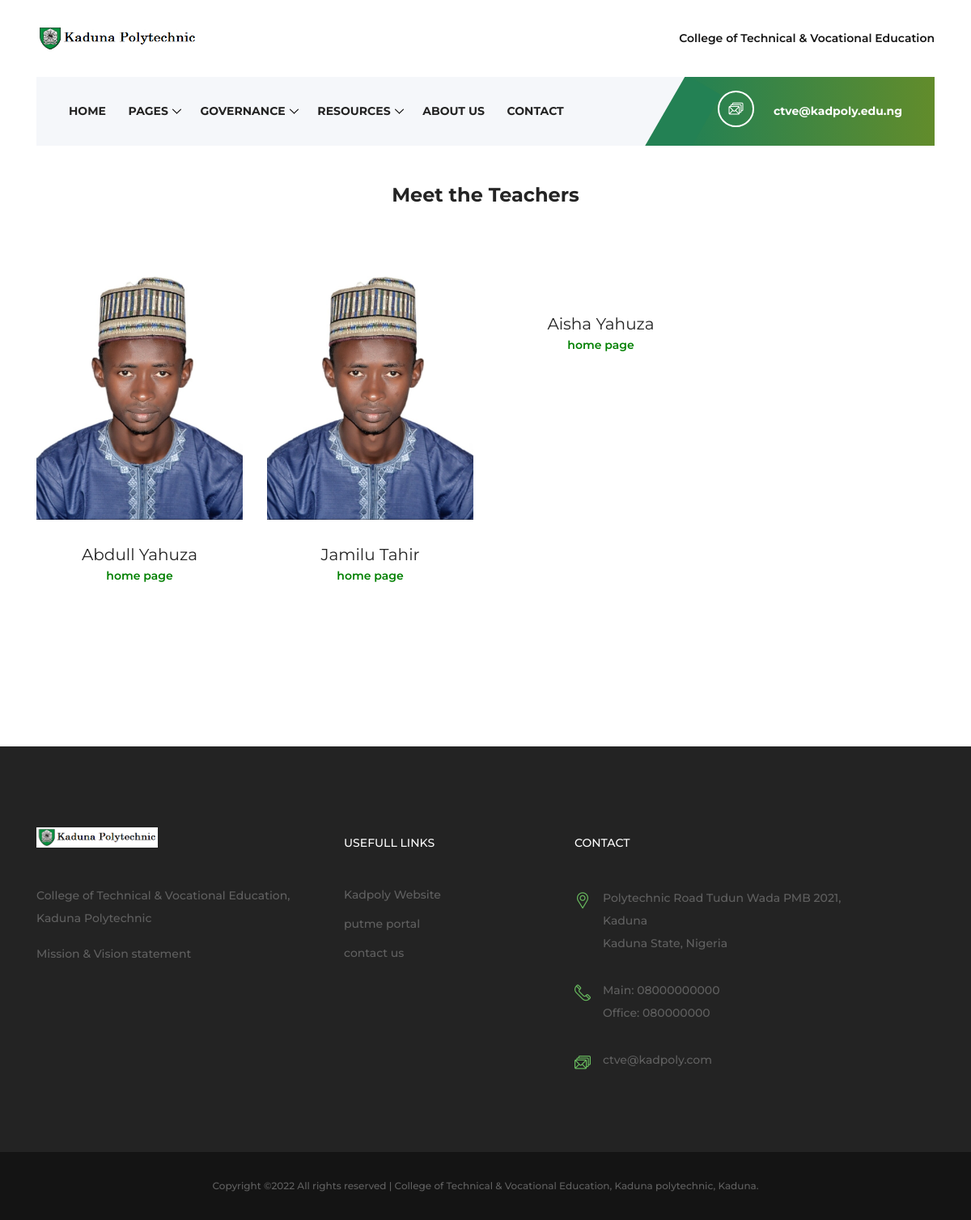
The page /staffs.php on the database as committed earlier.
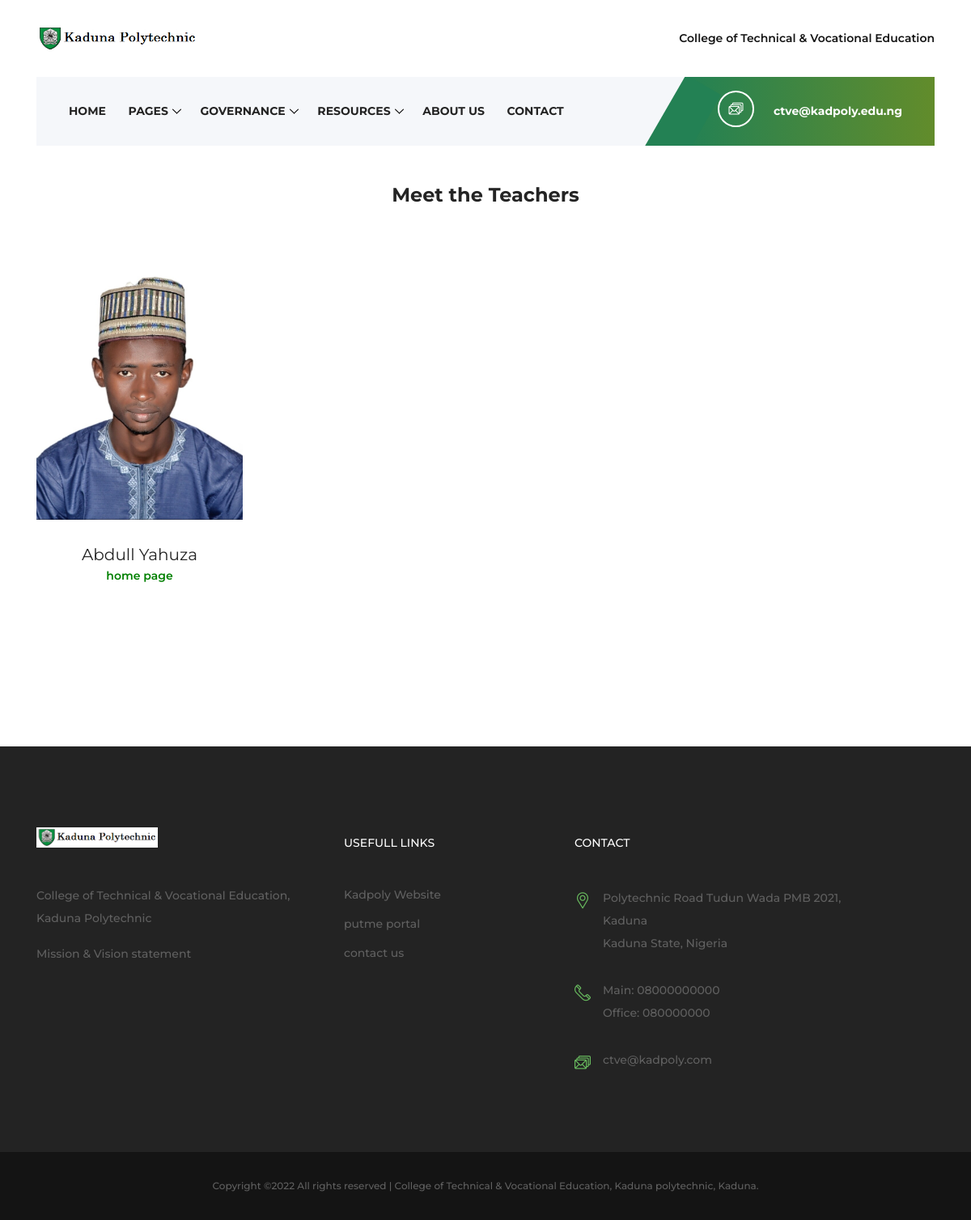
The same page on the database as committed later.
### tables this page shows
CREATE TABLE `users` (
  `id` int(11) NOT NULL,
  `username` varchar(20) NOT NULL,
  `email` varchar(60) NOT NULL,
  `title` varchar(5) NOT NULL,
  `gsm` varchar(13) NOT NULL,
  `password` varchar(64) NOT NULL,
  `name` varchar(50) NOT NULL,
  `joined` datetime NOT NULL,
  `group` int(11) NOT NULL,
  `role` varchar(10) NOT NULL,
  `img` varchar(50) DEFAULT NULL
);

### staffs.php (the view, shortened to what this page needs)
<!DOCTYPE html>
<html lang="en">
<head>
    <link rel="stylesheet" href="style.css">
</head>
<body>
    <?php include 'includes/header.php'; ?>
    <section style="margin-top: 100px;" class="teachers-area section-padding-0-100">
        <div class="container">
            <div class="row">
                <div class="col-12">
                    <div class="section-heading text-center mx-auto wow fadeInUp" data-wow-delay="300ms">
                        <h4>Meet the Teachers</h4>
                    </div>
                </div>
            </div>
            <div class="row">
                <?php
                include 'dbh.php';
                $sql = "SELECT * FROM users";
                $result = mysqli_query($conn,$sql);
                if ($row = mysqli_num_rows($result) > 0) {
                    while ($row = mysqli_fetch_assoc($result)) {
                    ?>
                    <div class="col-12 col-sm-6 col-lg-3">
                        <div class="single-teachers-area text-center mb-100 wow fadeInUp" data-wow-delay="400ms">
                            <div class="teachers-thumbnail">
                                <img src="staff/pimg/<?php echo $row['img']; ?>" alt="">
                            </div>
                            <div class="teachers-info mt-30">
                                <h5><?php echo $row['name']; ?></h5>
                                <span><a style="color: green;" href="s/<?php echo $row['username']; ?>/">home page</a></span>
                            </div>
                        </div>
                    </div>
                    <?php
                    }
                }else {
                    echo "<p> No Profile to display</p>";
                }
                ?>
            </div>
        </div>
    </section>
    <?php include 'includes/footer.php'; ?>
</body>
</html>

### includes/header.php (shortened to what this page needs)
<header class="header-area">
    <div class="top-header">
        <div class="container h-100">
            <div class="row h-100">
                <div class="col-12 h-100">
                    <div class="header-content h-100 d-flex align-items-center justify-content-between">
                        <div class="ctve-logo">
                            <a href="/ctve1"><img src="img/core-img/logo1.png" height="50" width="200" alt=""></a>
                        </div>
                        <div class="login-content">
                            <a href="#">College of Technical & Vocational Education</a>
                        </div>
                    </div>
                </div>
            </div>
        </div>
    </div>
    <div class="ctve-main-menu">
        <div class="classy-nav-container breakpoint-off">
            <div class="container">
                <nav class="classy-navbar justify-content-between" id="ctveNav">
                    <div class="classy-menu">
                        <div class="classynav">
                            <ul>
                                <li><a href="/ctve1">Home</a></li>
                                <li><a href="#">Pages</a>
                                </li>
                                <li><a href="#">Governance</a>
                                </li>
                                <li><a href="#">Resources</a>
                                </li>
                                <li><a href="about-us">About Us</a></li>
                                <li><a href="contact">Contact</a></li>
                            </ul>
                        </div>
                    </div>
                    <div class="calling-info">
                        <div class="call-center">
                            <a href="mailto:ctve@kadpoly.edu.ng"><i class="icon-email"></i> <span>ctve@kadpoly.edu.ng</span></a>
                        </div>
                    </div>
                </nav>
            </div>
        </div>
    </div>
</header>

### includes/footer.php
<footer class="footer-area">
    <div class="main-footer-area section-padding-100-0">
        <div class="container">
            <div class="row">
                <div class="col-12 col-sm-6 col-lg-4">
                    <div class="footer-widget mb-80">
                        <div class="widget-title">
                            <a href="#"><img src="img/core-img/logo1.png" width="150" height="10" alt=""></a>
                        </div>
                        <p>College of Technical & Vocational Education, Kaduna Polytechnic </p>
                        <p>Mission & Vision statement</p>
                    </div>
                </div>
                <div class="col-12 col-sm-6 col-lg-3">
                    <div class="footer-widget mb-80">
                        <div class="widget-title">
                            <h6>Usefull Links</h6>
                        </div>
                        <nav>
                            <ul class="useful-links">
                                <li><a href="https://kadunapoly.edu.ng" target="blank">Kadpoly Website</a></li>
                                <li><a href="https://kadunapoly.edu.ng/putme" target="blank">putme portal</a></li>
                                <li><a href="contact">contact us</a></li>
                            </ul>
                        </nav>
                    </div>
                </div>
                <div class="col-12 col-sm-6 col-lg-4">
                    <div class="footer-widget mb-100">
                        <div class="widget-title">
                            <h6>Contact</h6>
                        </div>
                        <div class="single-contact d-flex mb-30">
                            <i class="icon-placeholder"></i>
                            <p>Polytechnic Road Tudun Wada PMB 2021, Kaduna<br>Kaduna State, Nigeria</p>
                        </div>
                        <div class="single-contact d-flex mb-30">
                            <i class="icon-telephone-1"></i>
                            <p>Main: 08000000000 <br>Office: 080000000</p>
                        </div>
                        <div class="single-contact d-flex">
                            <i class="icon-email"></i>
                            <p>ctve@kadpoly.com</p>
                        </div>
                    </div>
                </div>
            </div>
        </div>
    </div>
    <div class="bottom-footer-area">
        <div class="container">
            <div class="row">
                <div class="col-12">
                    <p>
                        Copyright &copy;<script>document.write(new Date().getFullYear());</script> All rights reserved | College of Technical &amp; Vocational Education, Kaduna polytechnic, Kaduna.
                    </p>
                </div>
            </div>
        </div>
    </div>
</footer>

### style.css (style rules this page uses)
* { margin: 0; padding: 0; }
body { font-family: "Montserrat", sans-serif; font-size: 14px; }
h1, h2, h3, h4, h5, h6 { color: #242424; line-height: 1.3; font-weight: 700; }
p { color: #606060; font-size: 14px; line-height: 2; font-weight: 500; }
a, a:hover, a:focus { -webkit-transition-duration: 500ms; transition-duration: 500ms; text-decoration: none; outline: 0 solid transparent; color: #141414; font-weight: 600; font-size: 14px; }
ul, ol { margin: 0; }
ul li, ol li { list-style: none; }
img { height: auto; max-width: 100%; }
.mt-30 { margin-top: 30px !important; }
.mb-30 { margin-bottom: 30px !important; }
.mb-100 { margin-bottom: 100px !important; }
.section-padding-100-0 { padding-top: 100px; padding-bottom: 0; }
.section-padding-0-100 { padding-top: 0; padding-bottom: 100px; }
.section-heading { position: relative; z-index: 1; max-width: 600px; margin-bottom: 80px !important; }
.header-area { position: relative; z-index: 100; width: 100%; height: 125px; }
.header-area .top-header { width: 100%; height: 95px; }
.header-area .top-header .login-content a { display: inline-block; font-weight: 600; }
.header-area .ctve-main-menu { position: absolute; width: 100%; height: 85px; background-color: transparent; top: 95px; z-index: 100; left: 0; right: 0; }
.header-area .ctve-main-menu .classy-nav-container { background-color: transparent; }
.header-area .ctve-main-menu .classy-navbar { background-color: #f5f7fa; height: 85px; padding: 0; }
.header-area .ctve-main-menu .classy-navbar .classynav ul li a { font-weight: 700; text-transform: uppercase; }
.header-area .ctve-main-menu .classynav { padding-left: 2em; }
.header-area .ctve-main-menu .calling-info { position: relative; padding-left: 80px; overflow: hidden; }
.header-area .ctve-main-menu .calling-info .call-center { position: relative; z-index: 1; background: #238154; background: -webkit-linear-gradient(to right, #238154, #628c2b); background: linear-gradient(to right, #238154, #628c2b); padding: 0 40px; line-height: 85px; height: 85px; }
.header-area .ctve-main-menu .calling-info .call-center a { color: #ffffff; font-size: 14px; font-weight: 700; display: block; }
.header-area .ctve-main-menu .calling-info .call-center a i { width: 45px; height: 45px; border: 2px solid #ffffff; border-radius: 50%; display: inline-block; line-height: 41px; font-size: 18px; text-align: center; margin-right: 20px; }
.header-area .ctve-main-menu .calling-info .call-center:before { position: absolute; width: 50px; height: 120%; top: 3px; left: -28px; z-index: 1; background-color: #238154; content: ''; -webkit-transform: rotate(30deg); transform: rotate(30deg); }
.main-footer-area { background-color: #232323; }
.main-footer-area .footer-widget .widget-title { margin-bottom: 45px; }
.main-footer-area .footer-widget .widget-title h6 { font-size: 14px; font-weight: 500; margin-bottom: 0; color: #ffffff; margin-top: 10px; text-transform: uppercase; }
.main-footer-area .footer-widget .useful-links li a { display: block; color: #606060; margin-bottom: 15px; font-size: 14px; font-weight: 500; }
.main-footer-area .footer-widget .single-contact i { color: #69bc5f; font-size: 20px; margin-right: 15px; padding-top: 7px; }
.main-footer-area .footer-widget .single-contact p { margin-bottom: 0; }
.bottom-footer-area { background-color: #141414; padding: 30px 0; text-align: center; }
.bottom-footer-area p { font-size: 12px; margin-bottom: 0; }
.single-teachers-area { position: relative; z-index: 1; }
.single-teachers-area .teachers-info h5 { font-weight: 400; margin-bottom: 3px; }
.single-teachers-area .teachers-info span { color: #69bc5f; font-size: 14px; }

Rows that differ between the two databases and show on the page:
removed users: img (picture), name "Jamilu Tahir"
removed users: name "Aisha Yahuza"
